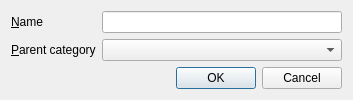
<ui version="4.0" >
 <class>NewCategoryForm</class>
 <widget class="QDialog" name="NewCategoryForm" >
  <property name="geometry" >
   <rect>
    <x>0</x>
    <y>0</y>
    <width>353</width>
    <height>95</height>
   </rect>
  </property>
  <property name="windowTitle" >
   <string>New category</string>
  </property>
  <layout class="QGridLayout" name="gridLayout" >
   <item row="0" column="0" >
    <widget class="QLabel" name="label" >
     <property name="text" >
      <string>&amp;Name</string>
     </property>
     <property name="buddy" >
      <cstring>leName</cstring>
     </property>
    </widget>
   </item>
   <item row="0" column="1" >
    <widget class="QLineEdit" name="leName" />
   </item>
   <item row="1" column="0" >
    <widget class="QLabel" name="label_2" >
     <property name="text" >
      <string>&amp;Parent category</string>
     </property>
     <property name="buddy" >
      <cstring>cbParent</cstring>
     </property>
    </widget>
   </item>
   <item row="1" column="1" >
    <widget class="QComboBox" name="cbParent" />
   </item>
   <item row="2" column="0" colspan="2" >
    <widget class="QDialogButtonBox" name="buttonBox" >
     <property name="orientation" >
      <enum>Qt::Horizontal</enum>
     </property>
     <property name="standardButtons" >
      <set>QDialogButtonBox::Cancel|QDialogButtonBox::Ok</set>
     </property>
    </widget>
   </item>
  </layout>
 </widget>
 <resources/>
 <connections>
  <connection>
   <sender>buttonBox</sender>
   <signal>accepted()</signal>
   <receiver>NewCategoryForm</receiver>
   <slot>accept()</slot>
   <hints>
    <hint type="sourcelabel" >
     <x>248</x>
     <y>254</y>
    </hint>
    <hint type="destinationlabel" >
     <x>157</x>
     <y>274</y>
    </hint>
   </hints>
  </connection>
  <connection>
   <sender>buttonBox</sender>
   <signal>rejected()</signal>
   <receiver>NewCategoryForm</receiver>
   <slot>reject()</slot>
   <hints>
    <hint type="sourcelabel" >
     <x>316</x>
     <y>260</y>
    </hint>
    <hint type="destinationlabel" >
     <x>286</x>
     <y>274</y>
    </hint>
   </hints>
  </connection>
 </connections>
</ui>
